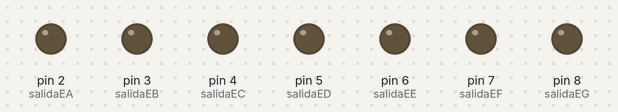
Bench run of a sketch on a simulated Arduino Uno, built with avr-gcc and run on an emulated ATmega328P. Shown: output pins drawn as LEDs (lit = HIGH). What the sketch prints to the serial monitor is not drawn.

Above: at 0.1 s.
At 1.1 s:
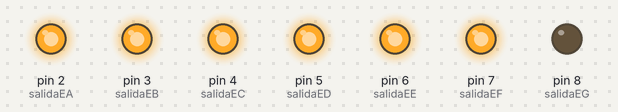
Timing chart, 0 to 2.6 s (numbered marks = the images above):
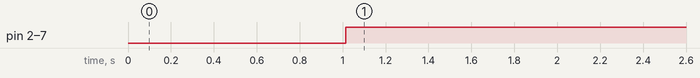

The sketch:

esclavo.ino
```cpp
int salidaEA = 2;
int salidaEB = 3;
int salidaEC = 4;
int salidaED = 5;
int salidaEE = 6;
int salidaEF = 7;
int salidaEG = 8;

bool entradaE10 = 10;
bool entradaE11 = 11;
//int entradaE12 = 12;

void setup() {
  // put your setup code here, to run once:
  Serial.begin(9600);
  pinMode(salidaEA,OUTPUT);
  pinMode(salidaEB,OUTPUT);
  pinMode(salidaEC,OUTPUT);
  pinMode(salidaED,OUTPUT);
  pinMode(salidaEE,OUTPUT);
  pinMode(salidaEF,OUTPUT);
  pinMode(salidaEG,OUTPUT);

  pinMode(entradaE10,INPUT);
  pinMode(entradaE11,INPUT);
  //pinMode(entradaE12,INPUT);


}

void loop() {
  // put your main code here, to run repeatedly:
  Serial.println("Valor entrada 10");
 // Serial.println(entradaE10);
  bool entrada1 = digitalRead(entradaE10);
  Serial.println("Valor entrada 11");
  //Serial.println(entradaE11);

  bool entrada2 = digitalRead(entradaE11);

  Serial.println("Valor entrada 10");
  Serial.println(entrada1);
  Serial.println("Valor entrada 11");
  Serial.println(entrada2);
  delay(1000);
  if(entrada1== 1 && entrada2 == 0 )
  {
    display(1,1,0,0,0,0,0);// Apagamos c,d,e,f,g del display uno
  }
  else if(entrada1 == 0 && entrada2 == 1 )
  {
    display(1,1,0,1,1,0,1); //dos Apagamos c,d,e,f,g del display dos
  }
  else if( entrada1 == 1 && entrada2 == 1)
  {
    display(1,1,1,1,0,0,1); // tres Apagamos c,d,e,f,g del display tres
  }
  else
  {
    display(1,1,1,1,1,1,0);// Apagamos G del display cero
  }

}

void display(int a, int b, int c, int d, int e, int f, int g)
{
    digitalWrite(salidaEA, a);
    digitalWrite(salidaEB, b);
    digitalWrite(salidaEC, c);
    digitalWrite(salidaED, d);
    digitalWrite(salidaEE, e);
    digitalWrite(salidaEF, f);
    digitalWrite(salidaEG, g);
}
```

Measured:
- by itself, pin 2 (salidaEA), pin 3 (salidaEB), pin 4 (salidaEC), pin 5 (salidaED), pin 6 (salidaEE), pin 7 (salidaEF): LOW → HIGH at 1.0 s
